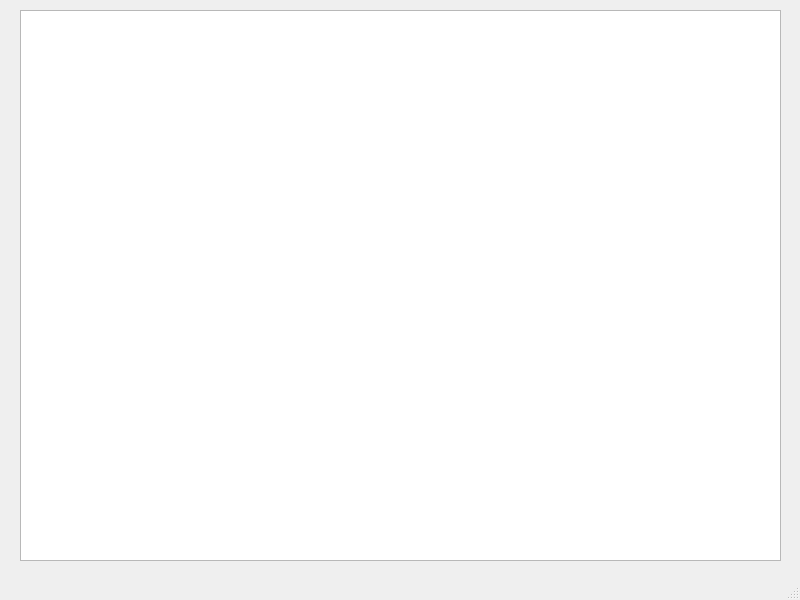
<?xml version="1.0" encoding="UTF-8"?>
<ui version="4.0">
 <class>MainWindow</class>
 <widget class="QMainWindow" name="MainWindow">
  <property name="geometry">
   <rect>
    <x>0</x>
    <y>0</y>
    <width>800</width>
    <height>600</height>
   </rect>
  </property>
  <property name="windowTitle">
   <string>MainWindow</string>
  </property>
  <widget class="QWidget" name="centralwidget">
   <widget class="QTableView" name="tableView">
    <property name="geometry">
     <rect>
      <x>20</x>
      <y>10</y>
      <width>761</width>
      <height>551</height>
     </rect>
    </property>
   </widget>
  </widget>
  <widget class="QMenuBar" name="menubar">
   <property name="geometry">
    <rect>
     <x>0</x>
     <y>0</y>
     <width>800</width>
     <height>22</height>
    </rect>
   </property>
  </widget>
  <widget class="QStatusBar" name="statusbar"/>
 </widget>
 <resources/>
 <connections/>
</ui>
